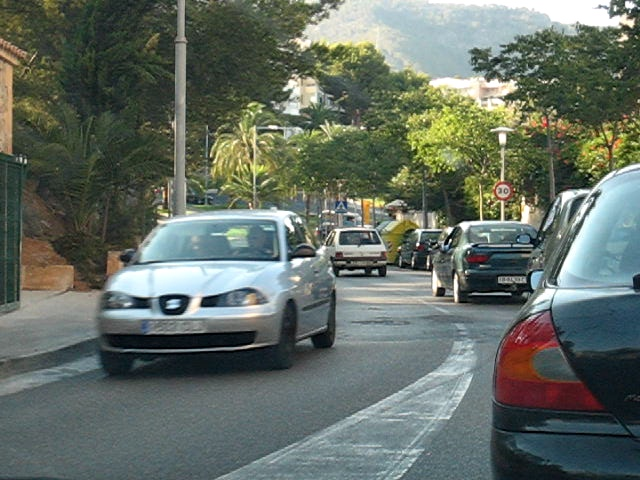
#> input picture src/pyflow/examples/car1.jpg, 640 x 480 px
$ python -i saliency.py   (imports and definitions only)
#> lines starting #> are read from the running program, lines starting #| are printed output that depends on the picture
import math
import sys
import operator
import networkx as nx
#import matplotlib.pyplot as plt
import numpy as np
import scipy.spatial.distance
import scipy.signal
import skimage
import skimage.io
from skimage.segmentation import slic
from skimage.util import img_as_float
from scipy.optimize import minimize

import pdb

def S(x1,x2,geodesic,sigma_clr=10):
	return math.exp(-pow(geodesic[x1,x2],2)/(2*sigma_clr*sigma_clr))

# [199 lines left out: functions compute_saliency_cost, path_length, make_graph, get_saliency_rbd, not called in this run]

def get_saliency_ft(img):

	# Saliency map calculation based on:


	img_rgb = img_as_float(img)

	img_lab = skimage.color.rgb2lab(img_rgb)
#> img_lab: shape (480, 640, 3) float64; mean of channels 0, 1, 2 44.4, -4.9, 4

	mean_val = np.mean(img_rgb,axis=(0,1))
#> mean_val = [0.392, 0.429, 0.394]

	kernel_h = (1.0/16.0) * np.array([[1,4,6,4,1]])
	kernel_w = kernel_h.transpose()

	blurred_l = scipy.signal.convolve2d(img_lab[:,:,0],kernel_h,mode='same')
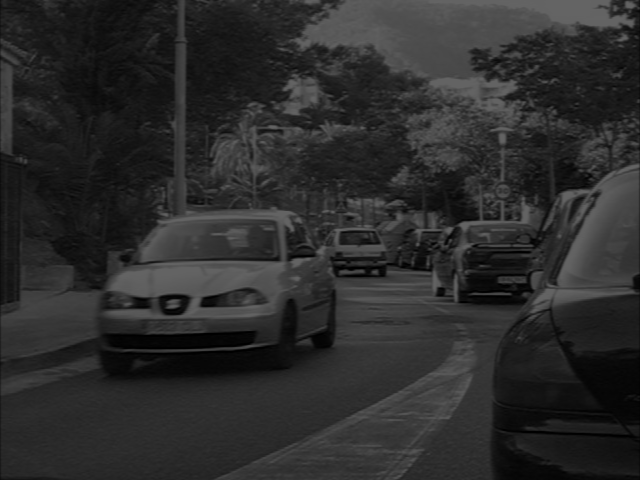
#> blurred_l: shape (480, 640) float64; min 0.0396, max 100, mean 44.3
	blurred_a = scipy.signal.convolve2d(img_lab[:,:,1],kernel_h,mode='same')
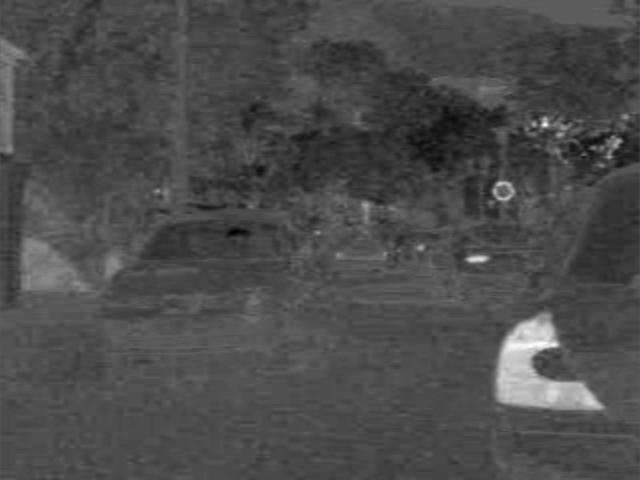
#> blurred_a: shape (480, 640) float64; min -27.24, max 47.77, mean -4.9; drawn with min black and max white
	blurred_b = scipy.signal.convolve2d(img_lab[:,:,2],kernel_h,mode='same')
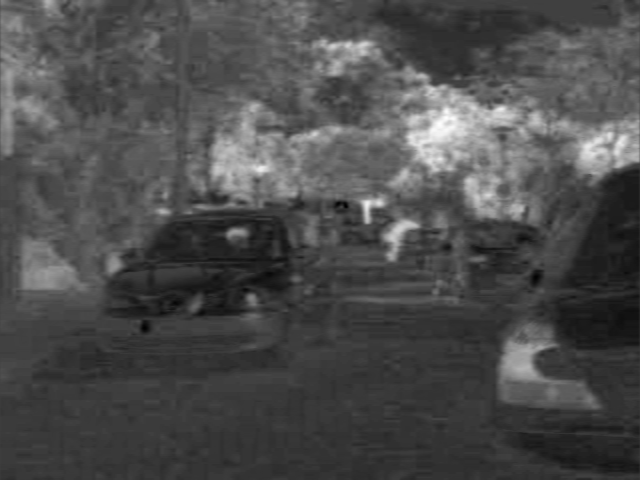
#> blurred_b: shape (480, 640) float64; min -21.5, max 63.44, mean 4; drawn with min black and max white

	blurred_l = scipy.signal.convolve2d(blurred_l,kernel_w,mode='same')
	blurred_a = scipy.signal.convolve2d(blurred_a,kernel_w,mode='same')
	blurred_b = scipy.signal.convolve2d(blurred_b,kernel_w,mode='same')

	im_blurred = np.dstack([blurred_l,blurred_a,blurred_b])
#> im_blurred: shape (480, 640, 3) float64; mean of channels 0, 1, 2 44.2, -4.9, 4

	sal = np.linalg.norm(mean_val - im_blurred,axis = 2)
	sal_max = np.max(sal)
#> sal_max = 109.4
	sal_min = np.min(sal)
#> sal_min = 2.95
	sal = 255 * ((sal - sal_min) / (sal_max - sal_min))
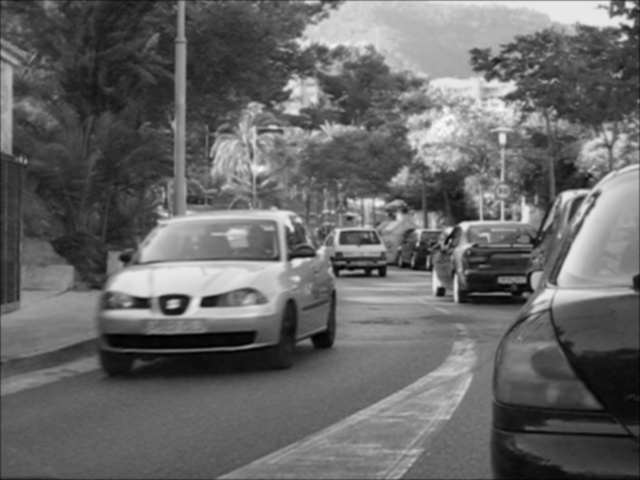
#> sal: shape (480, 640) float64; min 0, max 255, mean 103.5
	return sal

>>> import cv2
>>> picture = cv2.cvtColor(cv2.imread('pyflow/examples/car1.jpg'), cv2.COLOR_BGR2RGB)
>>> result = get_saliency_ft(picture)
